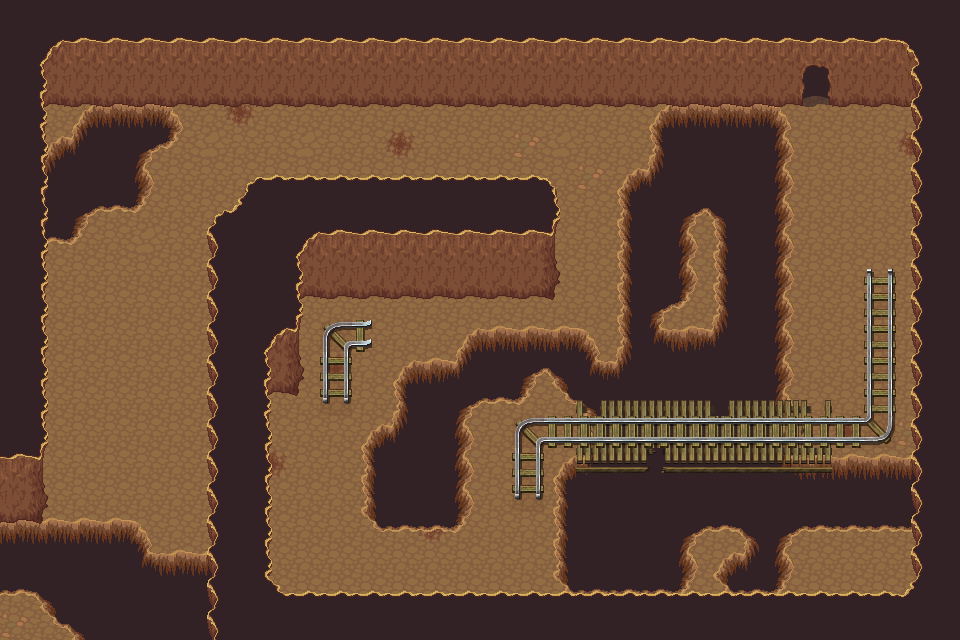

This is a level from a 2D game, rendered from its Tiled map with the project's own tilesets. A one-line summary and the map file follow, with tile-layer data summarised:
An orthogonal 30x20 tile map with 32x32 px tiles, 11 tile layers (in, ground_1, ground_2, ground_deco_1, ...), 5 tilesets and 47 objects.

<map version="1.9" tiledversion="1.9.2" orientation="orthogonal" renderorder="right-down" width="30" height="20" tilewidth="32" tileheight="32" infinite="0" nextlayerid="14" nextobjectid="118">
 <tileset firstgid="1" source="../tilesets/pngkit_tile-png_2654326.tsx" />
 <tileset firstgid="1409" source="../tilesets/Refmap-TileC.tsx" />
 <tileset firstgid="1665" source="../tilesets/Refmap-TileE.tsx" />
 <tileset firstgid="1921" source="../tilesets/Refmap-TileA5.tsx" />
 <tileset firstgid="2049" source="../tilesets/spawn_tiles.tsx" />
 <layer id="1" name="in" width="30" height="20">
  <data>[600 cells, 0 non-empty, 0 distinct tile ids]</data>
 </layer>
 <layer id="2" name="ground_1" width="30" height="20">
  <data>[600 cells, 600 non-empty, 4 distinct tile ids]</data>
 </layer>
 <layer id="4" name="ground_2" width="30" height="20">
  <data>[600 cells, 205 non-empty, 13 distinct tile ids]</data>
 </layer>
 <layer id="3" name="ground_deco_1" width="30" height="20">
  <data>[600 cells, 309 non-empty, 26 distinct tile ids]</data>
 </layer>
 <layer id="11" name="ground_deco_2" width="30" height="20">
  <data>[600 cells, 23 non-empty, 7 distinct tile ids]</data>
 </layer>
 <layer id="13" name="ground_deco_3" width="30" height="20">
  <data>[600 cells, 23 non-empty, 6 distinct tile ids]</data>
 </layer>
 <layer id="5" name="building_1" width="30" height="20">
  <data>[600 cells, 0 non-empty, 0 distinct tile ids]</data>
 </layer>
 <layer id="6" name="building_2" width="30" height="20">
  <data>[600 cells, 0 non-empty, 0 distinct tile ids]</data>
 </layer>
 <layer id="7" name="building_deco_1" width="30" height="20">
  <data>[600 cells, 0 non-empty, 0 distinct tile ids]</data>
 </layer>
 <layer id="8" name="building_deco_2" width="30" height="20">
  <data>[600 cells, 0 non-empty, 0 distinct tile ids]</data>
 </layer>
 <layer id="9" name="building_roof" width="30" height="20">
  <data>[600 cells, 0 non-empty, 0 distinct tile ids]</data>
 </layer>
 <objectgroup id="10" name="objects">
  <!-- 47 objects omitted --></objectgroup>
</map>
<!-- 47 of 47 objects omitted -->
